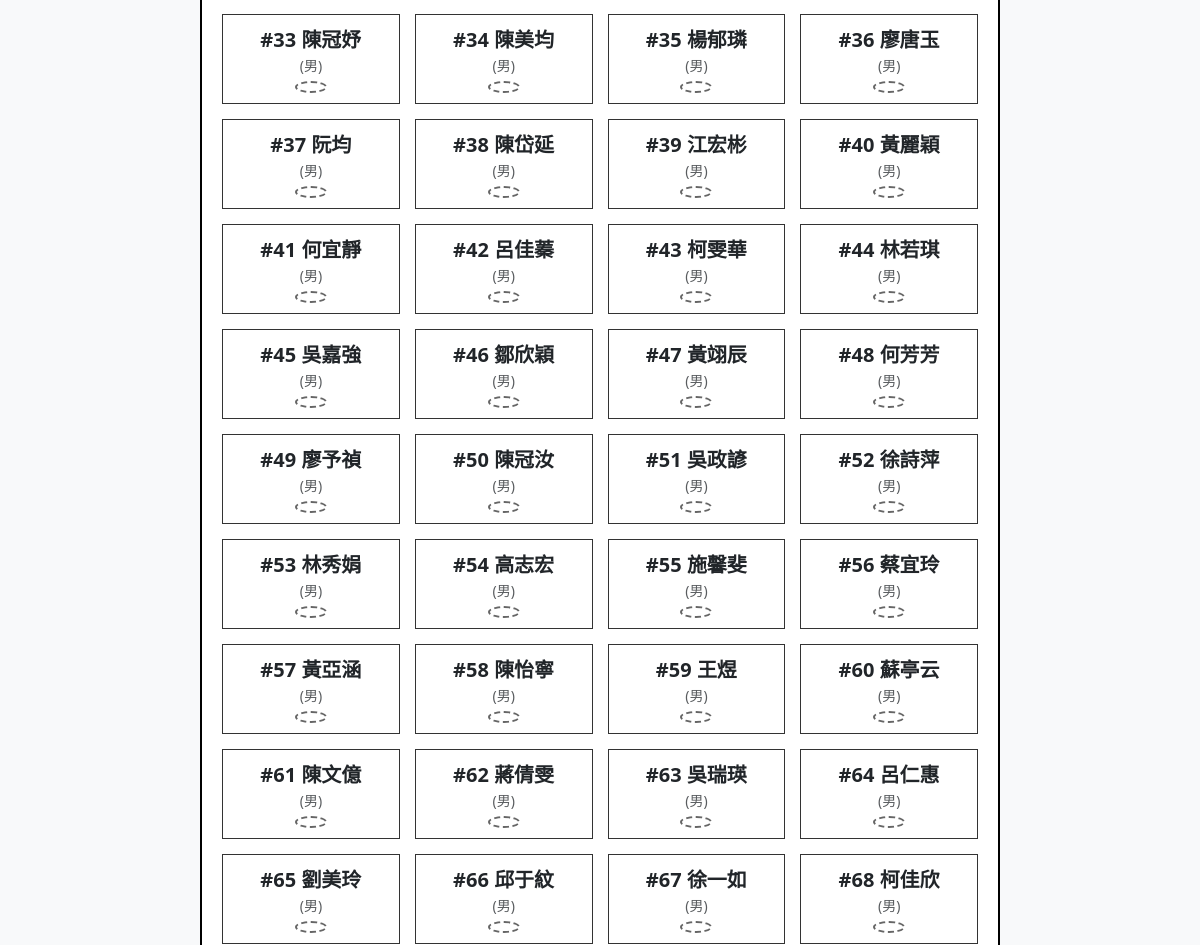
The page /print_ballot/4 (middle part) on the database as committed earlier.
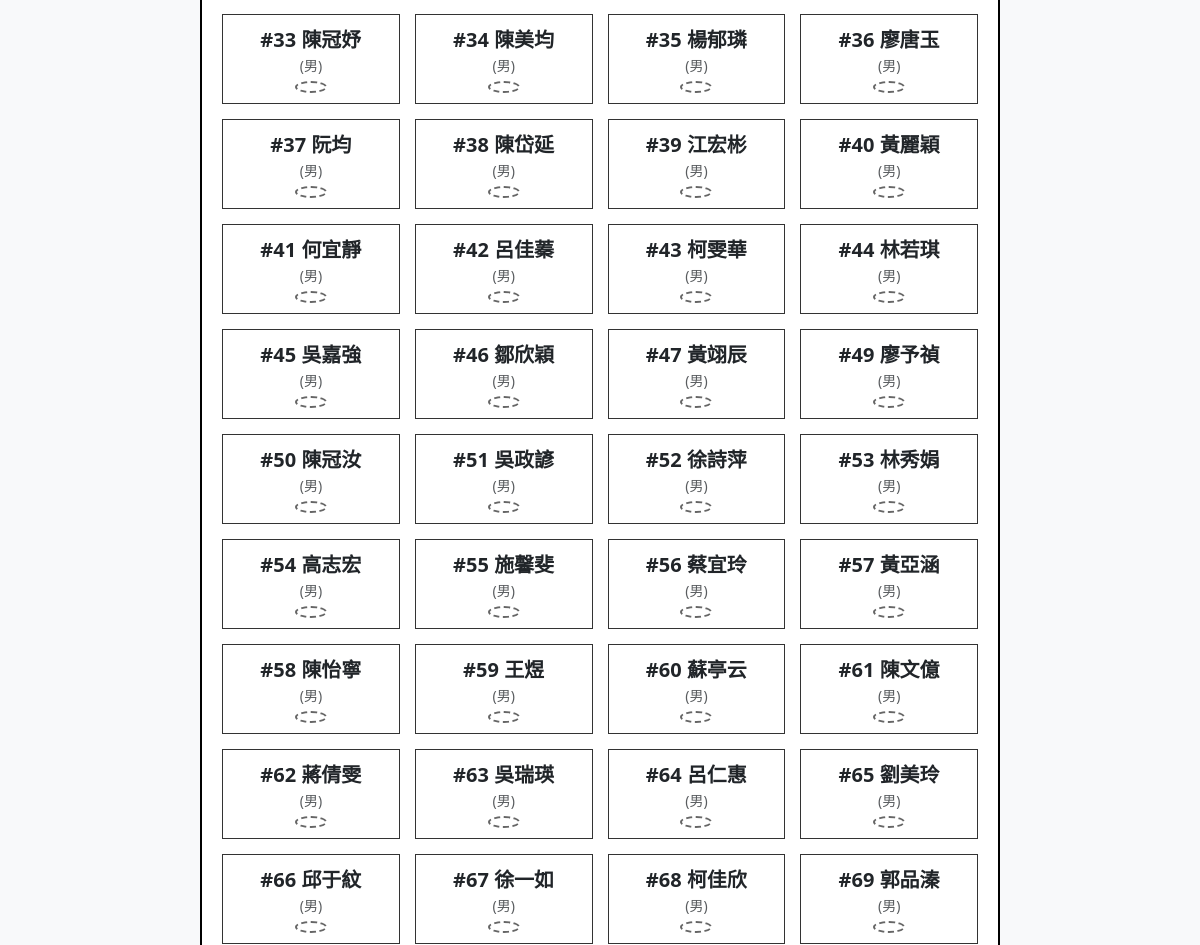
The same page on the database as committed later.
### tables this page shows
CREATE TABLE candidates (
        id INTEGER PRIMARY KEY AUTOINCREMENT,
        committee_id INTEGER NOT NULL,
        candidate_number INTEGER NOT NULL, -- 候選人號次
        name TEXT NOT NULL,
        gender TEXT NOT NULL, -- '男' or '女'
        department TEXT DEFAULT '一般科',
        is_admin INTEGER DEFAULT 0,
        FOREIGN KEY (committee_id) REFERENCES committees (id) ON DELETE CASCADE
    );

### app.py (the view)
@app.route('/print_ballot/<int:committee_id>')
def print_ballot(committee_id):
    conn = get_db()
    cursor = conn.cursor()
    cursor.execute("SELECT * FROM committees WHERE id = ?", (committee_id,))
    committee = cursor.fetchone()
    cursor.execute("SELECT * FROM candidates WHERE committee_id = ? ORDER BY candidate_number ASC", (committee_id,))
    candidates = [dict(row) for row in cursor.fetchall()]
    conn.close()
    return render_template('print_ballot.html', committee=dict(committee), candidates=candidates)

### db.py (called while the page is built)
def get_db():
    conn = sqlite3.connect(DB_PATH)
    conn.row_factory = sqlite3.Row
    return conn

### templates/print_ballot.html (shortened to what this page needs)
<!DOCTYPE html>
<html lang="zh-TW">
<head>
    <link href="https://cdn.jsdelivr.net/npm/bootstrap@5.3.3/dist/css/bootstrap.min.css" rel="stylesheet">
</head>
<body class="bg-light p-4">
    <div class="ballot-box bg-white">
        <div class="grid-ballot">
            {% for c in candidates %}
            <div class="cell-ballot">
                <div class="fw-bold fs-5">#{{ c.candidate_number }} {{ c.name }}</div>
                <div class="small text-muted">({{ c.gender }})</div>
                <div class="circle-stamp"></div>
            </div>
            {% endfor %}
        </div>
    </div>
</body>
</html>

Rows that differ between the two databases and show on the page:
removed candidates: candidate_number "48", name "何芳芳", gender "男"
now on this page (row unchanged): candidates: candidate_number "69", name "郭品溱", gender "男"
